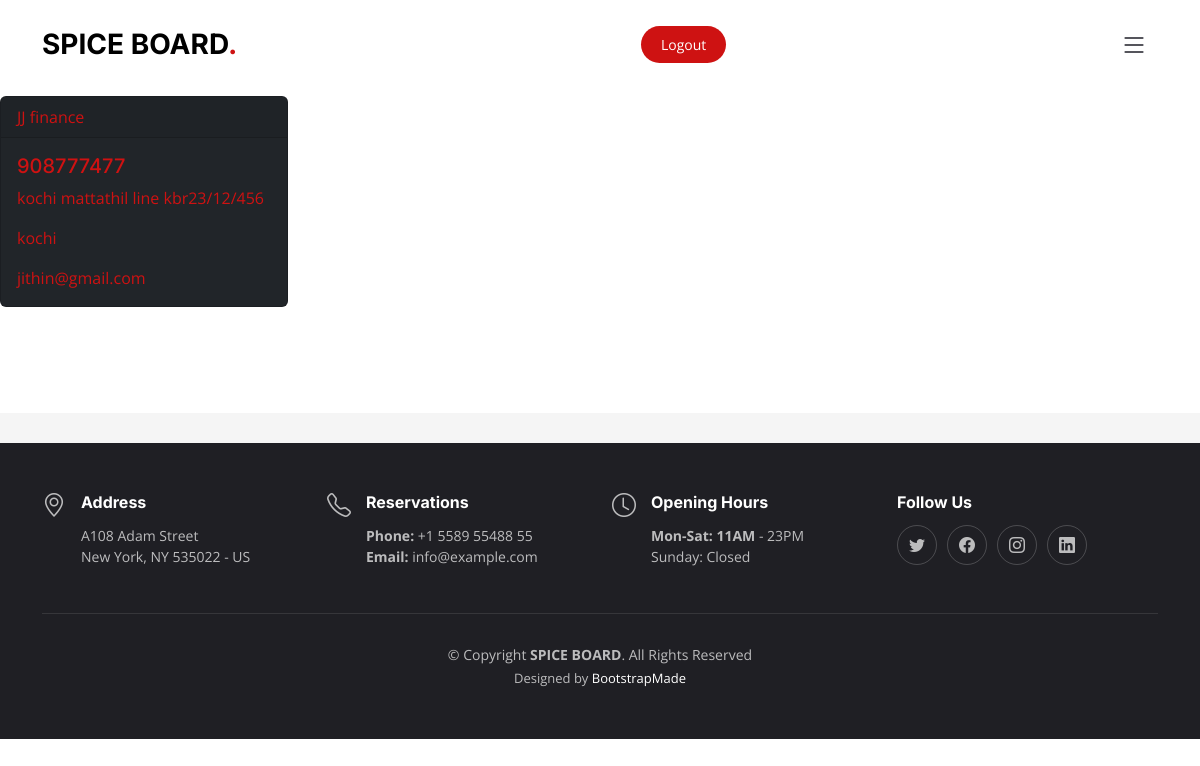
Screenshot of /farmer_view_inv/ with the database file from the repository.
### app/models.py (models this page shows)
class Investortable(models.Model):
    invid = models.AutoField(primary_key=True)
    inv_name=models.CharField(max_length=100)
    inv_phone=models.CharField(max_length=100)
    inv_address=models.CharField(max_length=100)
    inv_email=models.CharField(max_length=100)
    inv_pass=models.CharField(max_length=100)
    inv_loca=models.CharField(max_length=100)
    inv1=models.CharField(max_length=100,default="" )
    inv2=models.CharField(max_length=100,default="" )
    inv3=models.CharField(max_length=100,default="" )
    inv4=models.CharField(max_length=100,default="" )
    inv5=models.CharField(max_length=100,default="" )

### app/views.py (the view)
# urls.py: path('farmer_view_inv/', views.farmer_view_inv),
def farmer_view_inv(request):
    abc=Investortable.objects.filter(inv1="approved")
    return render(request, 'farmer/farmer_view_inv.html',{"abc":abc})

### templates/farmer/farmer_view_inv.html (shortened to what this page needs)
{% extends 'farmer/farmer_home.html' %}
{% load static %}
{% block content %}
<br>
<br>
<br>
<br>
<link rel="stylesheet" href="https://cdn.jsdelivr.net/npm/bootstrap-icons@1.10.3/font/bootstrap-icons.css">
<div class="row">
{% for i in abc %}
<div class="col-4">
<div class="card text-white bg-dark mb-3" style="max-width: 18rem;">
  <a href="/farmer_view_plan?id={{i.invid}}">
    <div class="card-header">{{i.inv_name}}</div>
    <div class="card-body">
      <h5 class="card-title">{{i.inv_phone}}</h5>
      <p class="card-text">{{i.inv_address}}</p>
      <p class="card-text">{{i.inv_loca}}</p>
      <p class="card-text">{{i.inv_email}}</p>
    </a>
    </div>
    </div>
  </div>
{% endfor %}
{% endblock %}

### static/assets/css/main.css (style rules this page uses)
:root { --font-default: "Open Sans", system-ui, -apple-system, "Segoe UI", Roboto, "Helvetica Neue", Arial, "Noto Sans", "Liberation Sans", sans-serif, "Apple Color Emoji", "Segoe UI Emoji", "Segoe UI Symbol", "Noto Color Emoji"; --font-primary: "Amatic SC", sans-serif; --font-secondary: "Inter", sans-serif; }
:root { --color-default: #212529; --color-primary: #ce1212; --color-secondary: #37373f; }
:root { scroll-behavior: smooth; }
body { font-family: var(--font-default); color: var(--color-default); }
a { color: var(--color-primary); text-decoration: none; }
h1, h2, h3, h4, h5, h6 { font-family: var(--font-secondary); }

### rows the page displays
Investortable: inv_name "JJ finance", inv_phone "908777477", inv_address "kochi mattathil line kbr23/12/456", inv_loca "kochi", inv_email "jithin@gmail.com"
